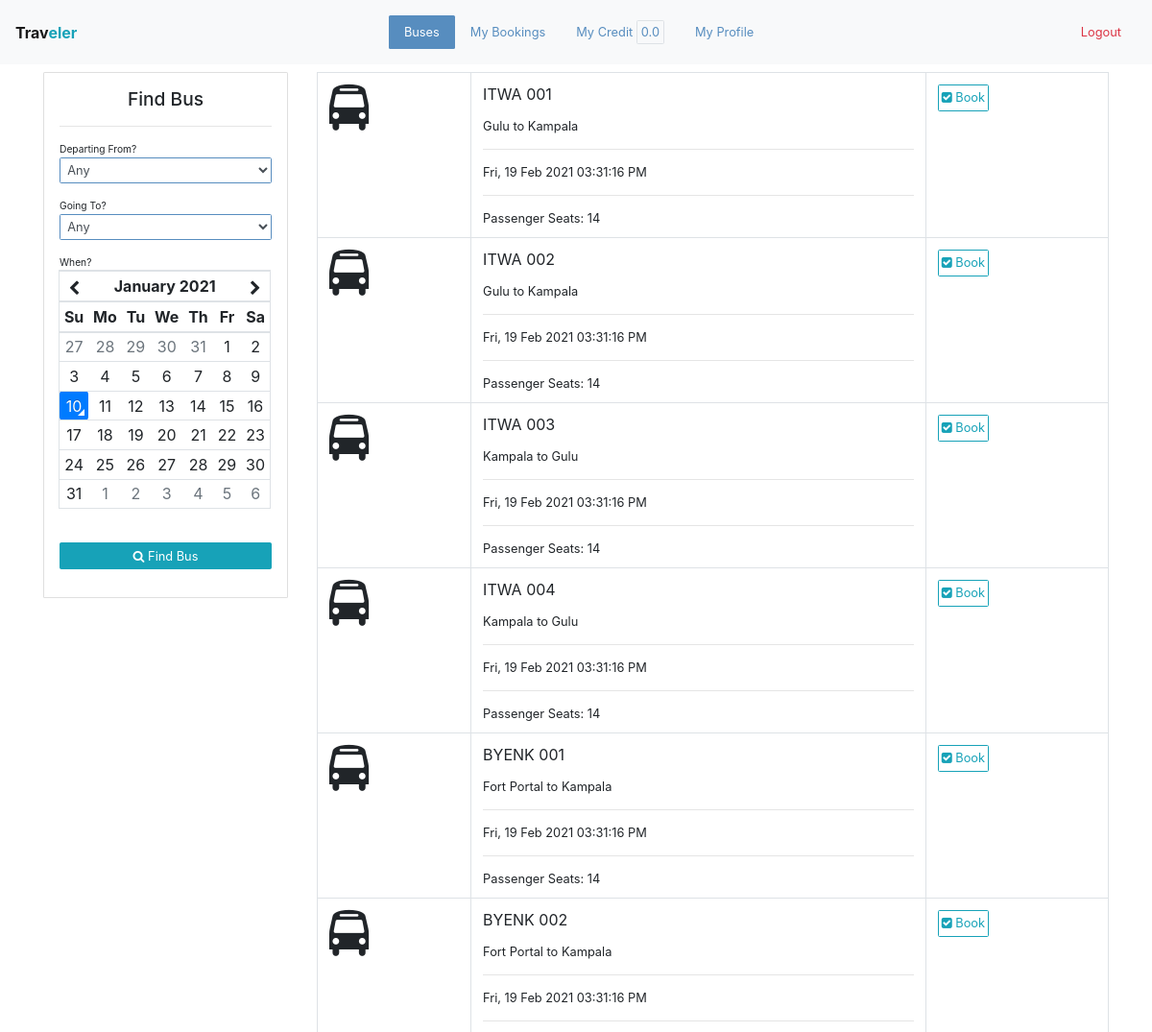
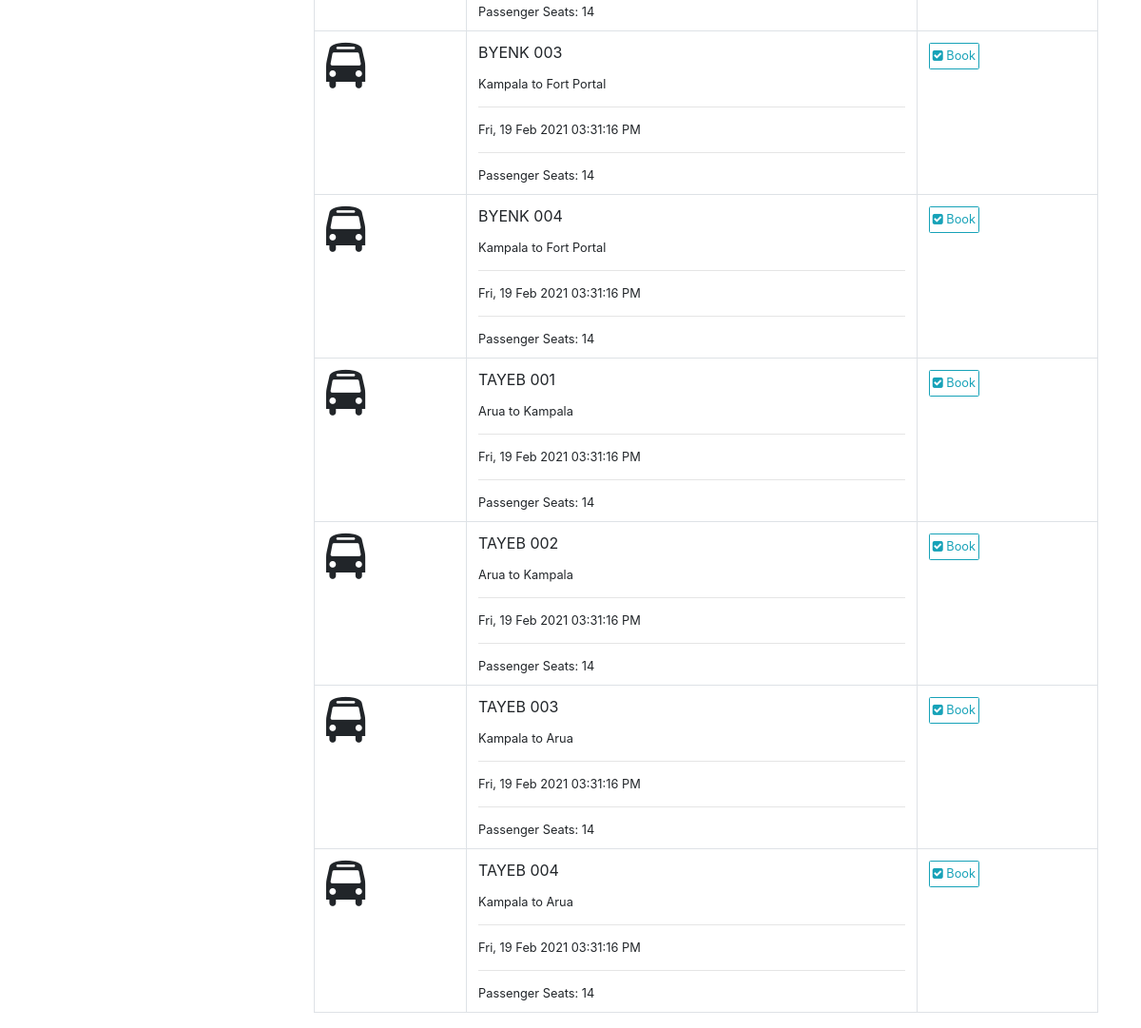
The app's page /bus/search (signed in), older data (2 pictures, top to bottom).
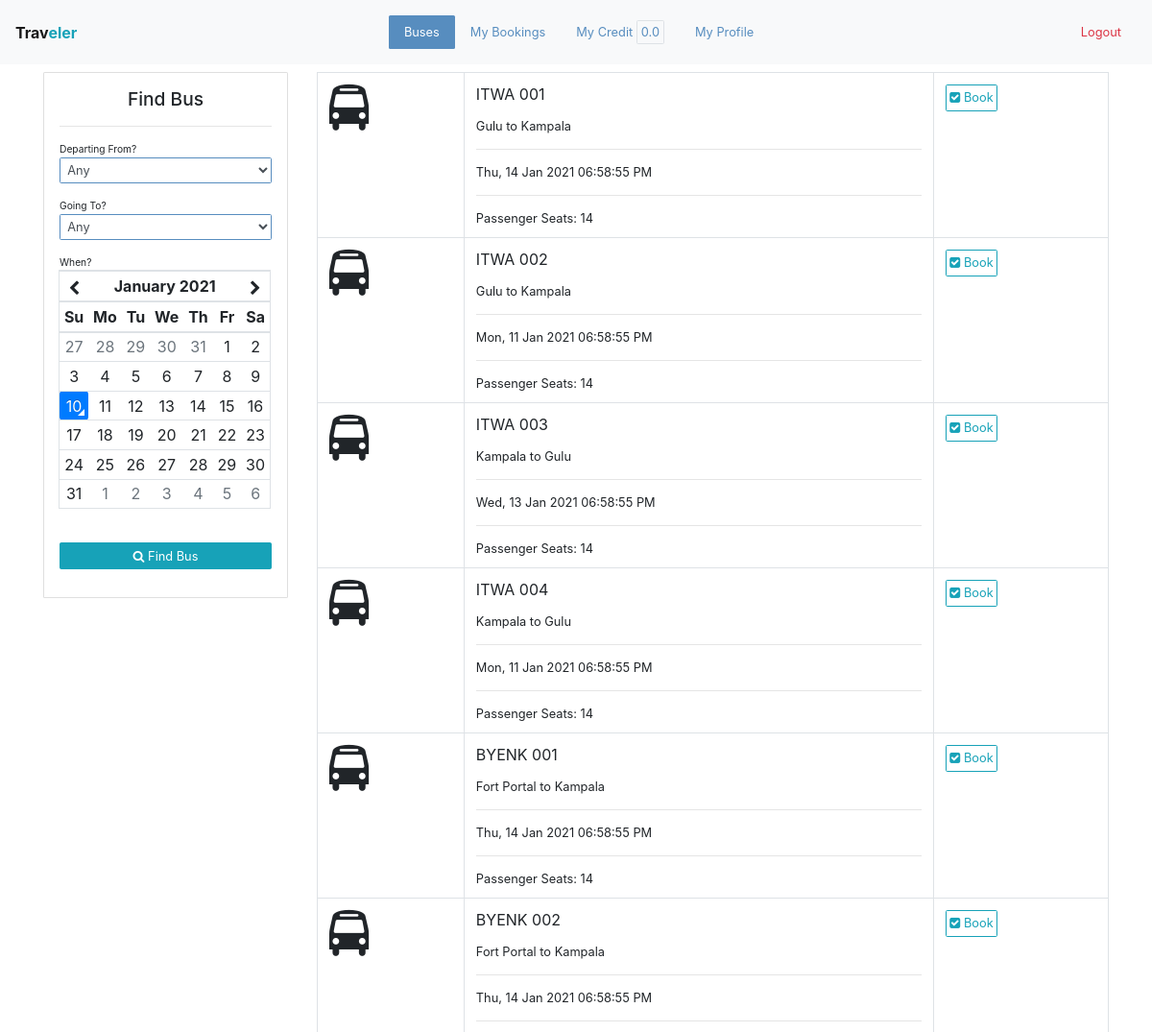
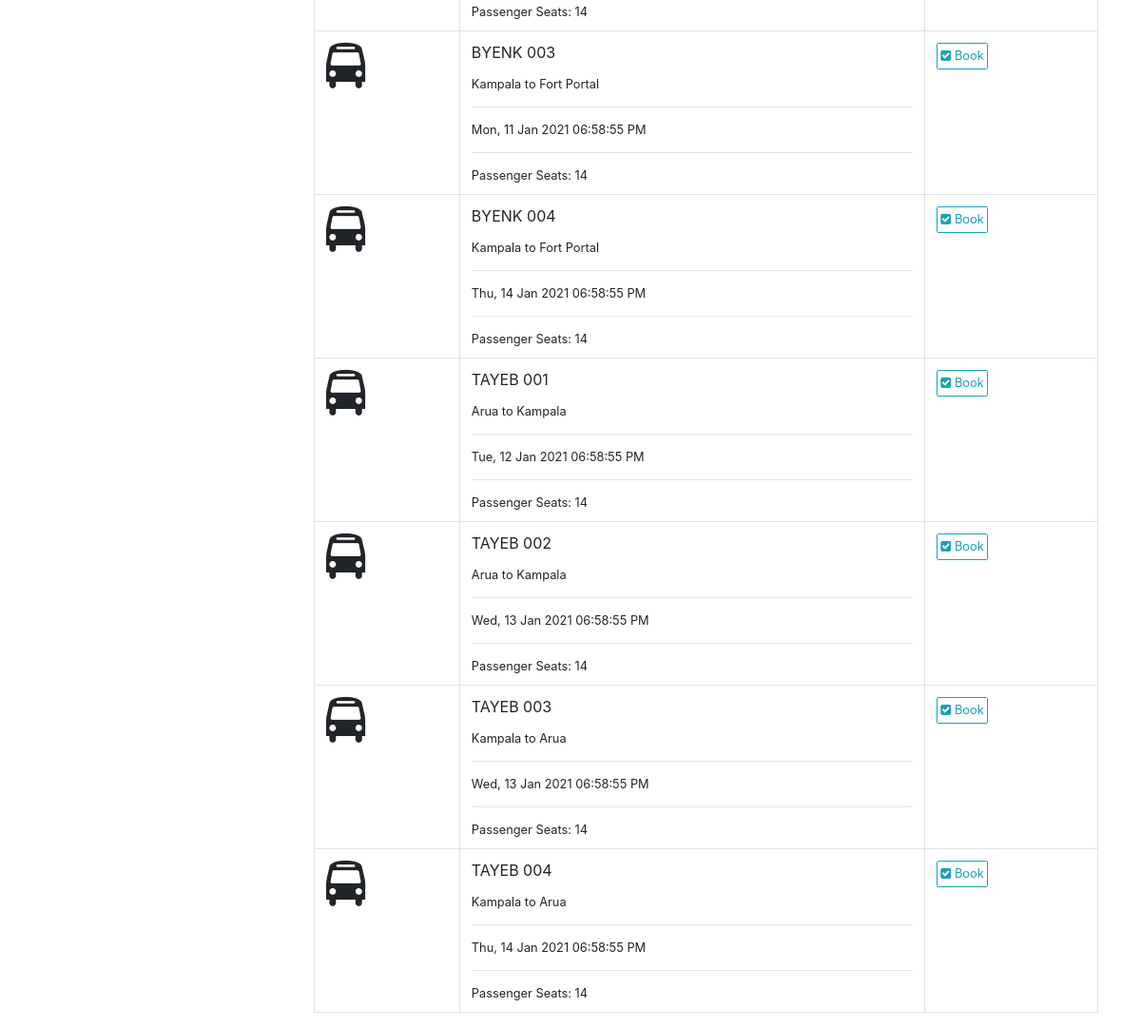
The same page, newer data (2 pictures, top to bottom).
### app/models/models.py (models this page shows, shortened)
class Bus(db.Model):
    id = db.Column(db.Integer, primary_key=True)
    number = db.Column(db.String(16))
    columns = db.Column(db.Integer)
    rows = db.Column(db.Integer)
    broadcast = db.Column(db.Boolean)
    departure_time = db.Column(db.DateTime)
    schedule_cancelled_reason = db.Column(db.String(1024))
    booking_deadline = db.Column(db.DateTime)
    free_bus_time = db.Column(db.DateTime)
    branch_id = db.Column(db.Integer, db.ForeignKey("branch.id"))
    company_id = db.Column(db.Integer, db.ForeignKey("company.id"))
    status_id = db.Column(db.Integer, db.ForeignKey("status.id"))
    journey_id = db.Column(db.Integer, db.ForeignKey("journey.id"))
    grids = db.relationship("Grid", backref="bus", cascade="delete", lazy="dynamic")
    bookings = db.relationship("Booking", backref="bus")
    payments = db.relationship("Payment", backref="bus")
    def seats(self):
        return list(filter(lambda grid:grid.grid_type==1, self.grids))

class Journey(db.Model):
    id = db.Column(db.Integer, primary_key=True)
    from_ = db.Column(db.String(64))
    to = db.Column(db.String(64))
    distance = db.Column(db.Float)
    duration = db.Column(db.Float)
    branch_id = db.Column(db.Integer, db.ForeignKey("branch.id"))
    buses = db.relationship("Bus", backref="journey")
    pickups = db.relationship("Pickup", backref="journey")
    pricings = db.relationship("Pricing", backref="journey")
    payments = db.relationship("Payment", backref="journey")
    def __str__(self):
        return f"{self.from_} to {self.to}"

### app/WEB/views/bus.py (the view)
@bus_bp.route("/search", methods=["GET"])
def search_buses():
	search_buses_form = SearchBusesForm(request.args)
	from_ = None
	to = None
	departure_time = None
	if request.args and search_buses_form.validate():
		data = search_buses_form.data
		from_ = data.get("from_")
		to = data.get("to")
		departure_time = data.get("departure_time")
	buses = find_buses(from_=from_, to=to, departure_time=departure_time)
	if departure_time:
		search_buses_form.departure_time.data = departure_time.strftime(app.config.get("DATETIME_FORMAT"))
	template = "index/search-buses-results.html"
	if current_user.is_authenticated:
		template = "bus/passenger-buses.html"
	return render_template(template, buses=buses, search_buses_form=search_buses_form)

### app/WEB/forms/bus.py (shortened to what this page needs)
class SearchBusesForm(FlaskForm):
	UTC_offset = StringField(widget=HiddenInput())
	from_ = SelectField("Departing From?", validators=[])
	to = SelectField("Going To?", validators=[])
	departure_time = StringField("When?", validators=[])
	submit = SubmitField('Find Bus')
	def __init__(self, *args, **kwargs):
		super().__init__(*args, **kwargs)
		self.datetime_format = app.config.get("DATE_FORMAT")
		self.from_.choices = [("", "Any")]
		self.to.choices = [("", "Any")]

### app/WEB/context_processors.py (called while the page is built)
@app.context_processor
def application():
	return  {
		"HOST": app.config.get("HOST_ADDRESS")
	}

@app.context_processor
def company():
	context = dict()
	if current_user.is_authenticated:
		context["profile"] = current_user.profile
		branch = current_user.profile.branch
		if branch:
			context["branch"] = branch
			context["company"] = branch.company
	return context

### app/WEB/template_filters.py (called while the page is built)
def datetimeformat(value, format='%H:%M / %d-%m-%Y'):
	if isinstance(value, datetime):
		return value.strftime(format)

### app/helpers/datetimes.py (called while the page is built)
def now():
	return datetime.datetime.now().astimezone(timezone)

### app/setup.py (called while the page is built)
@login_manager.user_loader
def load_user(user_id):
	return User.query.get(user_id)

### app/templates/bus/passenger-buses.html (shortened to what this page needs)
{% extends 'index/passenger-base.html' %}
{% block buses_active %}active{% endblock %}
{% block content %}
	<div class="container">
		<div class="row">
			<div class="col-md-3 pt-2">
				<div class="card mobile-offcanvas" id="offcanvasSearchBusesForm">
					<div class="card-body p-3">
						<h4 class="text-center">Find Bus</h4>
						<hr>
						{% include 'index/search-buses-form.html' %}
					</div>
				</div>
			</div>
			<div class="col-md-9 pt-2">
				{% include 'index/available-buses.html' %}
			</div>
		</div>
	</div>
{% endblock %}

### app/templates/index/available-buses.html
<table class="table table-responsive-sm border">
    <tbody>
        {% for bus in buses %}
            <tr>
                <td>
                	<span class="fa fa-bus fa-3x"></span>
                </td>
                <td class="border m-auto">
                    <p>{{bus.number}}</p>
                    <small>{{bus.journey}}</small>
                    <hr>
                    <small>{{bus.departure_time|datetimeformat('%a, %d %b %Y %r')}}</small>
                    <hr>
                    <small>Passenger Seats: {{bus.seats()|length}} </small>
                </td>
                <td><a href="{{url_for('bus.get_passenger_bus', bus_id=bus.id)}}" class='btn btn-outline-info'><span class="fa fa-check-square"></span> Book</a></td>
            </tr>
        {% else %}
            <div class="container" align="center">
                <p class="display-4 text-muted p-2">No Buses Available!</p>
            </div>
        {% endfor %}
    </tbody>
</table>

Row changes from the older to the newer data that the page shows:
changed Bus "ITWA 001": departure_time "Fri, 19 Feb 2021 03:31:16 PM" → "Thu, 14 Jan 2021 06:58:55 PM"
changed Bus "ITWA 002": departure_time "Fri, 19 Feb 2021 03:31:16 PM" → "Mon, 11 Jan 2021 06:58:55 PM"
changed Bus "ITWA 003": departure_time "Fri, 19 Feb 2021 03:31:16 PM" → "Wed, 13 Jan 2021 06:58:55 PM"
changed Bus "ITWA 004": departure_time "Fri, 19 Feb 2021 03:31:16 PM" → "Mon, 11 Jan 2021 06:58:55 PM"
changed Bus "BYENK 001": departure_time "Fri, 19 Feb 2021 03:31:16 PM" → "Thu, 14 Jan 2021 06:58:55 PM"
changed Bus "BYENK 002": departure_time "Fri, 19 Feb 2021 03:31:16 PM" → "Thu, 14 Jan 2021 06:58:55 PM"
changed Bus "BYENK 003": departure_time "Fri, 19 Feb 2021 03:31:16 PM" → "Mon, 11 Jan 2021 06:58:55 PM"
changed Bus "BYENK 004": departure_time "Fri, 19 Feb 2021 03:31:16 PM" → "Thu, 14 Jan 2021 06:58:55 PM"
changed Bus "TAYEB 001": departure_time "Fri, 19 Feb 2021 03:31:16 PM" → "Tue, 12 Jan 2021 06:58:55 PM"
changed Bus "TAYEB 002": departure_time "Fri, 19 Feb 2021 03:31:16 PM" → "Wed, 13 Jan 2021 06:58:55 PM"
changed Bus "TAYEB 003": departure_time "Fri, 19 Feb 2021 03:31:16 PM" → "Wed, 13 Jan 2021 06:58:55 PM"
changed Bus "TAYEB 004": departure_time "Fri, 19 Feb 2021 03:31:16 PM" → "Thu, 14 Jan 2021 06:58:55 PM"
